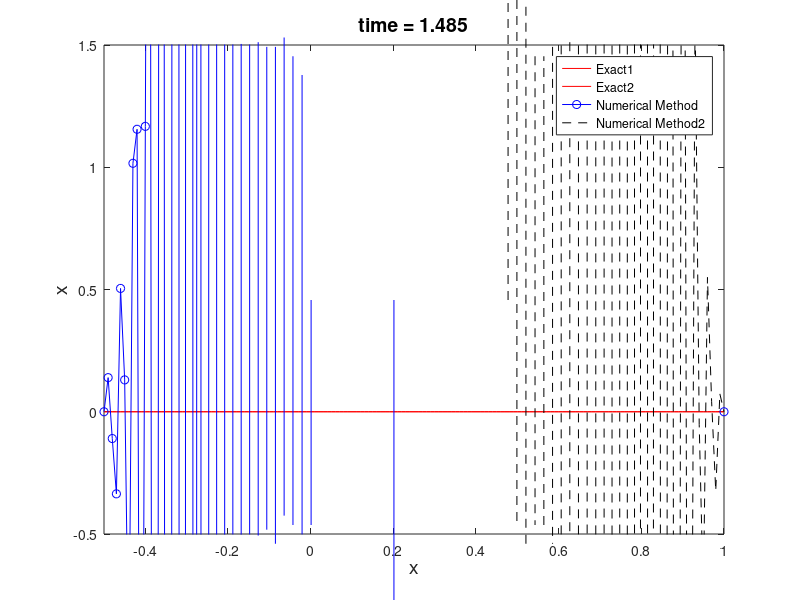
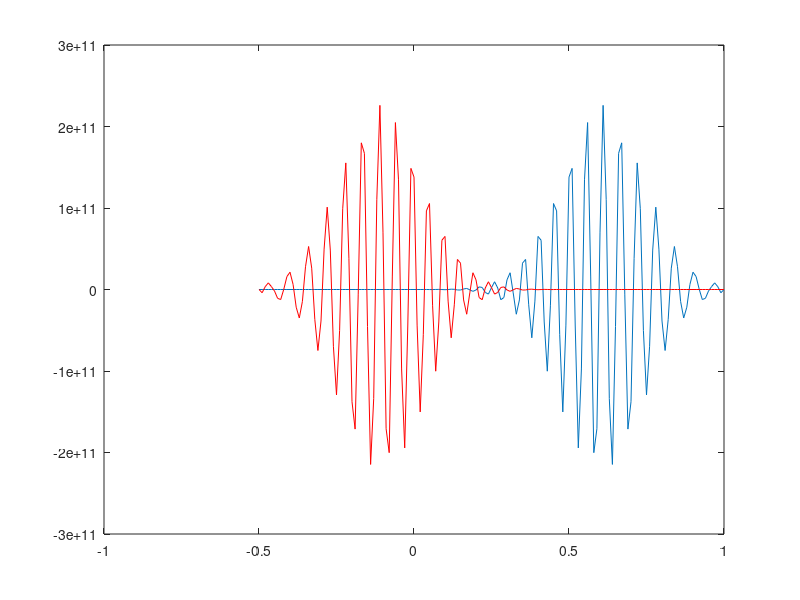

Write the MATLAB code that produced these figures, in order.
%% MATLAB CODE FOR FTCS METHOD
% PROJECT WORK

clc;

xmin = -0.5;        %Minimum value of x
xmax = 1;        %Maximum value of x
Tmax= 1.5;       %Maximum value of t

kappa = 0.009;   %stepsize in t
h = 0.01;        % Stepsize in x

a=1;             % Wave speed

%Space and Time interval
x = xmin:h:xmax;
t = 0:kappa:Tmax;

M = length(x);
N = length(t);

%Courant-Friedrichs-Lewy
%c = a*(h/kappa);
c = a*(kappa/h);

% Gaussian Inital condition
u0 = exp(-200*(x-0.25).^2);
v0 = exp(-200*(x-0.25).^2);
u=u0;
v=v0;
unp1 = u0;
unp2 = v0;

for i =1:N-1
    
    for j =2:M-1
        
         unp1(j) = u(j) - c/2*(u(j+1) - u(j-1));
         unp2(j) = v(j) + c/2*(v(j+1) - v(j-1));
         
    end
    
    %update u
    u=unp1;
    v=unp2;
    
    %The Exact solution
    exact1 = exp(-200*(x - 0.25 - a*t(i)).^2);
    exact2 = exp(-200*(x - 0.25 + a*t(i)).^2);
    
    %Plot Solution
    plot(x,exact1,'r-',x,exact2,'r-');        hold on;
    plot(x,u,'bo-',x,v,'k--');  hold off;
    axis([xmin xmax -0.5 1.5])
    xlabel('x','fontsize',14)
    ylabel('x','fontsize',14)
    title(sprintf('time = %1.3f',t(i)), 'fontsize',14)
    legend("Exact1","Exact2","Numerical Method","Numerical Method2")
    shg    %Show current figure
    
    % pause   

end
%Error
figure(5000)
plot(x,exact1-u,x,exact2-v,'r-');


